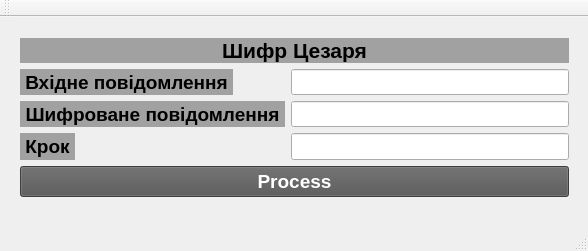
<?xml version="1.0" encoding="UTF-8"?>
<ui version="4.0">
 <class>MainWindow</class>
 <widget class="QMainWindow" name="MainWindow">
  <property name="geometry">
   <rect>
    <x>0</x>
    <y>0</y>
    <width>588</width>
    <height>251</height>
   </rect>
  </property>
  <property name="windowTitle">
   <string>MainWindow</string>
  </property>
  <widget class="QWidget" name="centralWidget">
   <widget class="QWidget" name="verticalLayoutWidget">
    <property name="geometry">
     <rect>
      <x>9</x>
      <y>10</y>
      <width>571</width>
      <height>181</height>
     </rect>
    </property>
    <layout class="QVBoxLayout" name="verticalLayout">
     <item>
      <widget class="QLabel" name="label">
       <property name="font">
        <font>
         <pointsize>16</pointsize>
         <weight>75</weight>
         <bold>true</bold>
        </font>
       </property>
       <property name="styleSheet">
        <string notr="true">background-color: rgb(161, 161, 161);</string>
       </property>
       <property name="text">
        <string>Шифр Цезаря</string>
       </property>
       <property name="alignment">
        <set>Qt::AlignCenter</set>
       </property>
      </widget>
     </item>
     <item>
      <layout class="QFormLayout" name="formLayout">
       <item row="0" column="0">
        <widget class="QLabel" name="label_2">
         <property name="font">
          <font>
           <pointsize>14</pointsize>
           <weight>75</weight>
           <bold>true</bold>
          </font>
         </property>
         <property name="styleSheet">
          <string notr="true">background-color: rgb(161, 161, 161);</string>
         </property>
         <property name="text">
          <string> Вхідне повідомлення </string>
         </property>
         <property name="alignment">
          <set>Qt::AlignCenter</set>
         </property>
        </widget>
       </item>
       <item row="0" column="1">
        <widget class="QLineEdit" name="lineEditEnter">
         <property name="font">
          <font>
           <pointsize>12</pointsize>
          </font>
         </property>
        </widget>
       </item>
       <item row="1" column="0">
        <widget class="QLabel" name="label_3">
         <property name="font">
          <font>
           <pointsize>14</pointsize>
           <weight>75</weight>
           <bold>true</bold>
          </font>
         </property>
         <property name="styleSheet">
          <string notr="true">background-color: rgb(161, 161, 161);</string>
         </property>
         <property name="text">
          <string> Шифроване повідомлення </string>
         </property>
         <property name="alignment">
          <set>Qt::AlignCenter</set>
         </property>
        </widget>
       </item>
       <item row="1" column="1">
        <widget class="QLineEdit" name="lineEditOutput">
         <property name="font">
          <font>
           <pointsize>12</pointsize>
          </font>
         </property>
        </widget>
       </item>
       <item row="2" column="0">
        <widget class="QLabel" name="label_4">
         <property name="font">
          <font>
           <pointsize>14</pointsize>
           <weight>75</weight>
           <bold>true</bold>
          </font>
         </property>
         <property name="styleSheet">
          <string notr="true">background-color: rgb(161, 161, 161);</string>
         </property>
         <property name="text">
          <string> Крок </string>
         </property>
         <property name="alignment">
          <set>Qt::AlignCenter</set>
         </property>
        </widget>
       </item>
       <item row="2" column="1">
        <widget class="QLineEdit" name="lineEditStep">
         <property name="font">
          <font>
           <pointsize>12</pointsize>
          </font>
         </property>
        </widget>
       </item>
      </layout>
     </item>
     <item>
      <widget class="QPushButton" name="pushButton">
       <property name="font">
        <font>
         <pointsize>14</pointsize>
         <weight>75</weight>
         <bold>true</bold>
        </font>
       </property>
       <property name="styleSheet">
        <string notr="true">background-color: rgb(85, 85, 85);
color: rgb(255, 255, 255);</string>
       </property>
       <property name="text">
        <string>Process</string>
       </property>
      </widget>
     </item>
    </layout>
   </widget>
  </widget>
  <widget class="QMenuBar" name="menuBar">
   <property name="geometry">
    <rect>
     <x>0</x>
     <y>0</y>
     <width>588</width>
     <height>20</height>
    </rect>
   </property>
  </widget>
  <widget class="QToolBar" name="mainToolBar">
   <attribute name="toolBarArea">
    <enum>TopToolBarArea</enum>
   </attribute>
   <attribute name="toolBarBreak">
    <bool>false</bool>
   </attribute>
  </widget>
  <widget class="QStatusBar" name="statusBar"/>
 </widget>
 <layoutdefault spacing="6" margin="11"/>
 <resources/>
 <connections/>
</ui>
